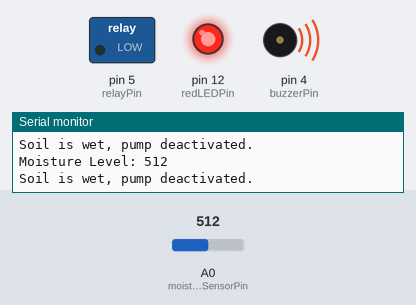
This sketch was run on a simulated Arduino Uno, built with avr-gcc and run on an emulated ATmega328P. Shown: switched loads named in the sketch (green lamp = pin HIGH), output pins drawn as LEDs (lit = HIGH), buzzer (waves = sounding, pin HIGH), the last lines printed to the serial monitor. Inputs (shaded band) come from the test bench; at power-on: A0 (moistureSensorPin) = 512. Pins used as bus, display or sensor lines are not drawn.

Above: at 10.8 s.
10.9 s: A0 (moistureSensorPin) set to 482
At 21.0 s:
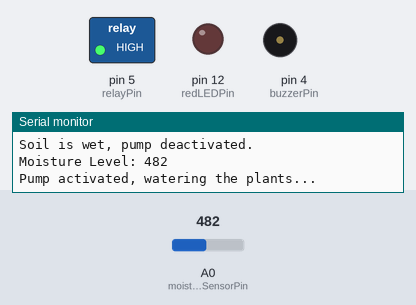
21.5 s: A0 (moistureSensorPin) set to 510
At 31.0 s:
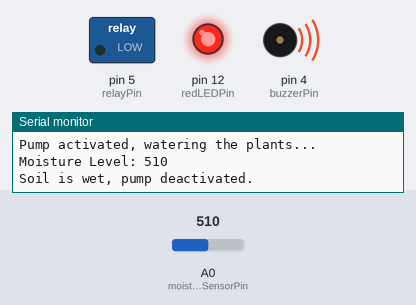
31.5 s: A0 (moistureSensorPin) set to 490
At 41.1 s:
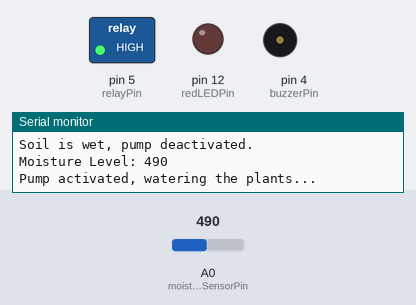
Timing chart, 0 to 42.6 s (numbered marks = the images above; inputs shaded):
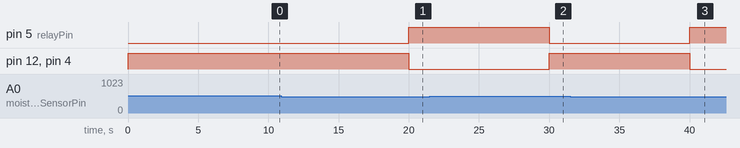

Measured:
- the behaviour switches between 500 and 499 on A0 (moistureSensorPin) (found by bisection; images 0 and 1)
- after the input at 10.9 s, pin 5 (relayPin): LOW → HIGH after 9.1 s; pin 12 (redLEDPin), pin 4 (buzzerPin): HIGH → LOW after 9.1 s
- after the input at 21.5 s, pin 5 (relayPin): HIGH → LOW after 8.5 s; pin 12 (redLEDPin), pin 4 (buzzerPin): LOW → HIGH after 8.5 s
- after the input at 31.5 s, pin 5 (relayPin): LOW → HIGH after 8.5 s; pin 12 (redLEDPin), pin 4 (buzzerPin): HIGH → LOW after 8.5 s

The sketch:

Smart_Irrigation.ino
```cpp
// code for smart irrigation based on moisture level of soil
const int moistureSensorPin = A0;
const int relayPin = 5;
const int buzzerPin = 4;
const int greenLEDPin = 14; // Pin A0
const int redLEDPin = 12;

// Threshold for soil moisture
const int moistureThreshold = 500; // Adjust based on your sensor's calibration

void setup() {
  // Initialize serial communication
  Serial.begin(115200);

  // Set pin modes
  pinMode(moistureSensorPin, INPUT);
  pinMode(relayPin, OUTPUT);
  pinMode(buzzerPin, OUTPUT);
  pinMode(greenLEDPin, OUTPUT);
  pinMode(redLEDPin, OUTPUT);

  // Initial state of the pump, LEDs, and buzzer
  digitalWrite(relayPin, LOW);
  digitalWrite(greenLEDPin, LOW);
  digitalWrite(redLEDPin, LOW);
  digitalWrite(buzzerPin, LOW);
}

void loop() {
  // Read the moisture level
  int moistureLevel = analogRead(moistureSensorPin);
  Serial.print("Moisture Level: ");
  Serial.println(moistureLevel);

  // Check if the soil is dry
  if (moistureLevel < moistureThreshold) {
    // Soil is dry, activate the pump
    digitalWrite(relayPin, HIGH);
    digitalWrite(greenLEDPin, HIGH);
    digitalWrite(redLEDPin, LOW);
    digitalWrite(buzzerPin, LOW);
    Serial.println("Pump activated, watering the plants...");
  } else {
    // Soil is wet, deactivate the pump
    digitalWrite(relayPin, LOW);
    digitalWrite(greenLEDPin, LOW);
    digitalWrite(redLEDPin, HIGH);
    digitalWrite(buzzerPin, HIGH);
    Serial.println("Soil is wet, pump deactivated.");
  }

  // Wait for 10 seconds before the next reading
  delay(10000);
}
```
